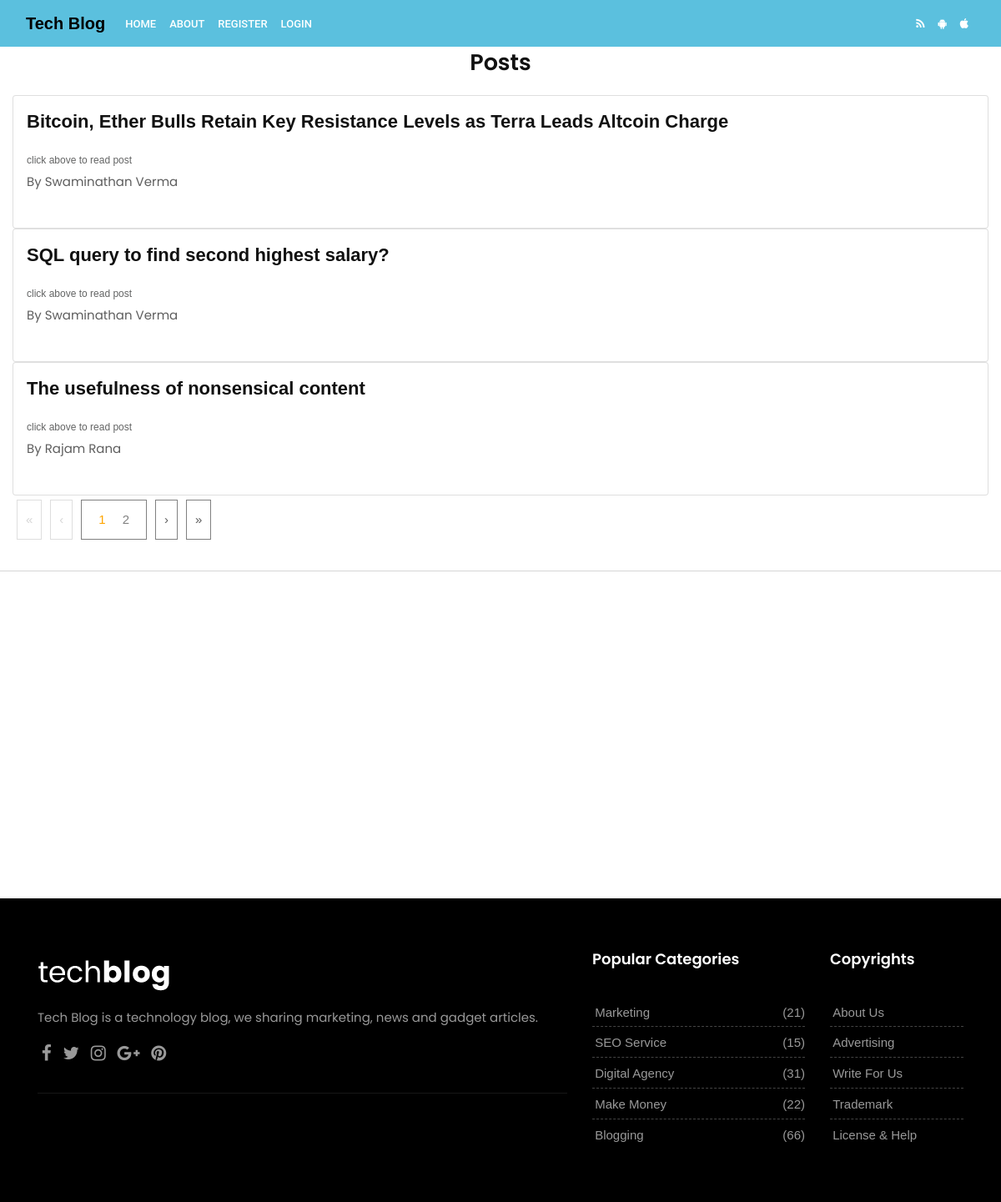
/, run on an earlier commit of the app's database.
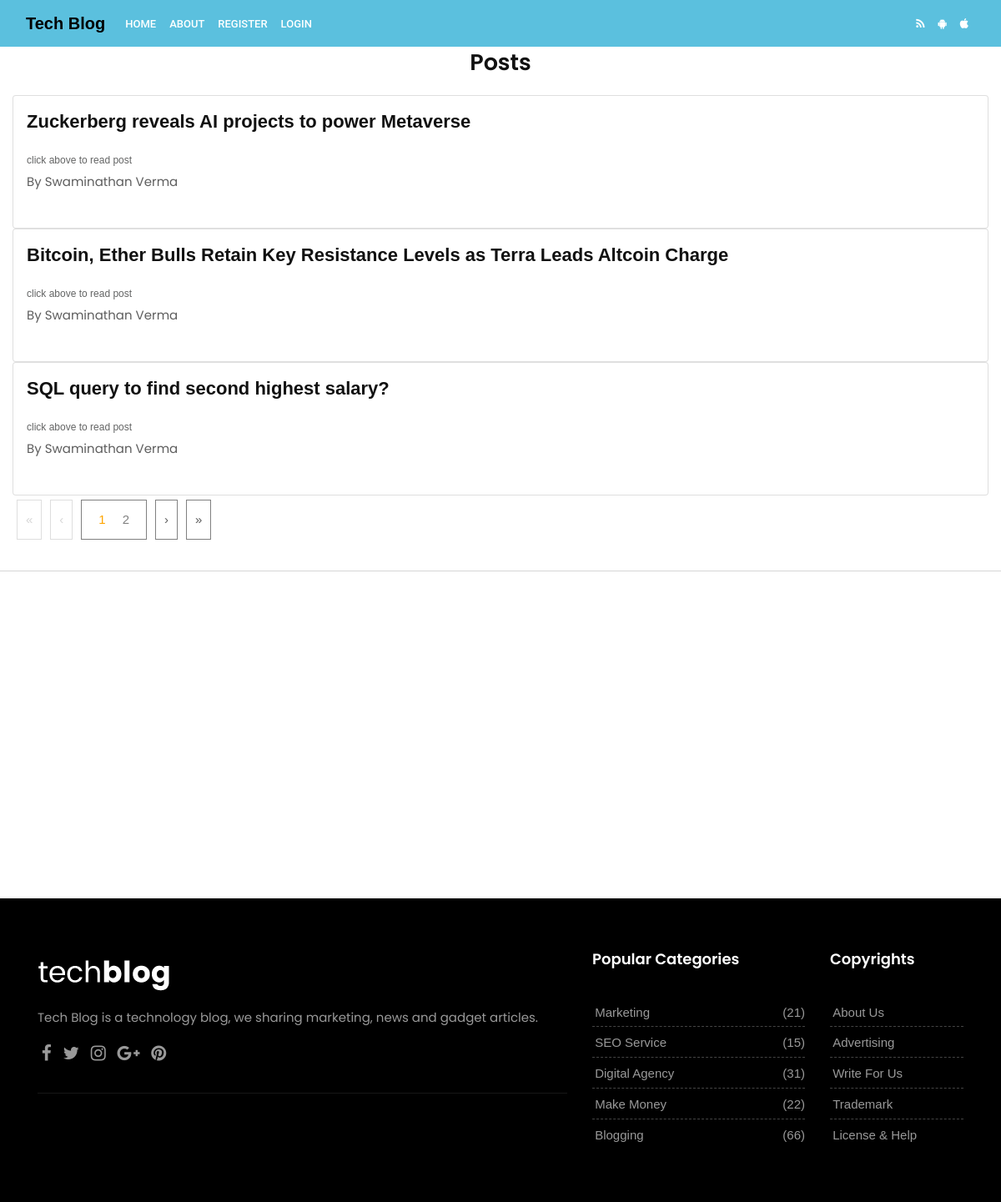
And on a later commit of the database.
### theblog/models.py (models this page shows, shortened)
class Post(models.Model):
    author=models.ForeignKey(User,on_delete=models.CASCADE)
    title=models.CharField(max_length=200)
    header_image=models.ImageField(null=True,blank=True,upload_to="image/")
    snippet=models.CharField(max_length=500, default='click above to read post')
    text=RichTextField()
    creation_date=models.DateTimeField(auto_now_add=True)
    publish_date=models.DateTimeField(auto_now_add=True)
    likes=models.ManyToManyField(User,related_name='post_likes')

### theblog/views.py (the view)
# urls.py: path('',views.HomeView.as_view(),name='home'),
class HomeView(ListView):
    model=Post
    context_object_name = 'home_list'
    template_name='theblog/home.html'
    ordering=['-id']

### templates/theblog/home.html (shortened to what this page needs)
{% extends 'theblog/base.html' %}
{% block content %}
<div class="container">
  <h2 class="text-center">Posts</h2>
</div>
<div class="container-fluid">
  <div class="paginate 1">
    {% for post in home_list %}
    <div class="items">
      <div class="alert-light card">
        <div class="card-body">
          <div class="d-flex  bd-highlight">
            <h3><a href="{% url 'article'  post.pk %}">{{post.title}}</a></h3>
          </div>
          <small>{{post.snippet| safe}}</small>
          <p>By {{post.author.first_name}} {{post.author.last_name}} </p>
        </div>
      </div>
    </div>
    {% endfor %}
    <div class="pager">
      <div class="firstPage">&laquo;</div>
      <div class="previousPage">&lsaquo;</div>
      <div class="pageNumbers"></div>
      <div class="nextPage">&rsaquo;</div>
      <div class="lastPage">&raquo;</div>
    </div>
  </div>
</div>
{% endblock %}

What changed in the data, as far as the page shows it:
no longer on this page (row unchanged): Post: title "The usefulness of nonsensical content", snippet "click above to read post", author.first_name "Rajam", author.last_name "Rana"
added Post: title "Zuckerberg reveals AI projects to power Metaverse", snippet "click above to read post", author.first_name "Swaminathan", author.last_name "Verma"
